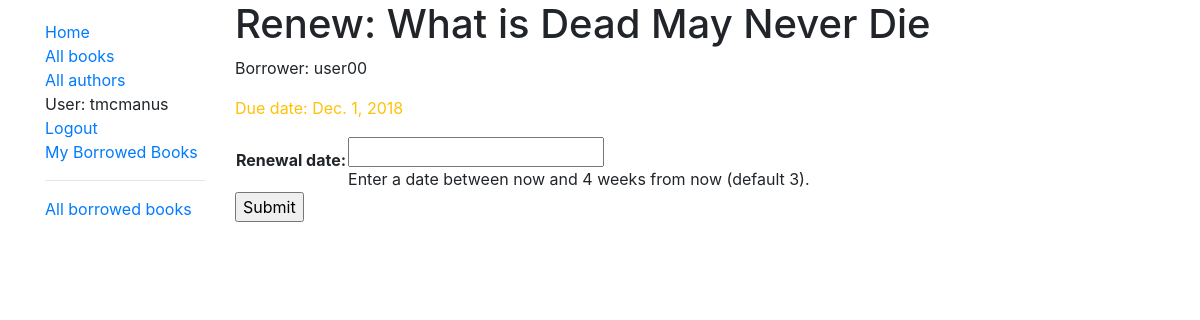
Screenshot of /catalog/book/f769e158-4959-47d1-a60e-b9fcda49081b/renew/ (signed in) with the database file from the repository.
### catalog/models.py (models this page shows, shortened)
class BookInstance(models.Model):
    id = models.UUIDField(primary_key=True, default=uuid.uuid4, help_text='Unique ID for this particular book across whole library')
    book = models.ForeignKey('Book', on_delete=models.SET_NULL, null=True)
    imprint = models.CharField(max_length=200)
    language = models.CharField(max_length=200, default='English')
    due_back = models.DateField(null=True, blank=True)
    borrower = models.ForeignKey(User, on_delete=models.SET_NULL, null=True, blank=True)
    LOAN_STATUS =(
        ('m', 'Maintenance'),
        ('o', 'On loan'),
        ('a', 'Available'),
        ('r', 'Reserved'),
    )
    STATUS_DICT = {
        'm': 'text-danger',
        'o': 'text-warning',
        'a': 'text-success',
        'r': 'text-warning'
    }
    status = models.CharField(
        max_length=1,
        choices=LOAN_STATUS,
        blank=True,
        default='m',
        help_text='Book availability'
    )
    class Meta:
        ordering = ['due_back']
        permissions = (("can_mark_returned", "Set book as returned"), )
    def get_status_text_style(self):
        return self.STATUS_DICT[self.status]

class Book(models.Model):
    title = models.CharField(max_length=200)
    author = models.ForeignKey('Author', on_delete=models.SET_NULL, null=True)
    summary = models.TextField(max_length=1000, help_text="Enter a brief description")
    isbn = models.CharField(
        'ISBN',
        max_length=13,
        help_text='13 Character <a href="https://www.isbn-international.org/content/what-isbn">ISBN number</a>'
    )
    genre = models.ManyToManyField(
        Genre,
        help_text='Select a genre for this book'
    )
    def display_genre(self):
        """
        display genre returns a list of the first 3 genres associated with the book as a single, comma-separated string
        """
        return ', '.join(genre.name for genre in self.genre.all()[:3])
    display_genre.short_description = "Genre"

### catalog/views.py (the view)
# urls.py: path('book/<uuid:pk>/renew/', views.renew_book_librarian, name='renew-book-librarian'),
@permission_required('catalog.can_mark_returned')
def renew_book_librarian(request, pk):
    book_instance = get_object_or_404(BookInstance, pk=pk)
    if request.method == 'POST':
        form = RenewBookModelForm(request.POST)
        if form.is_valid():
            book_instance.due_back = form.cleaned_data['due_back']
            book_instance.save()
            return HttpResponseRedirect(reverse('all-borrowed'))
    else:
        proposed_renewal_date = datetime.date.today() + datetime.timedelta(weeks=3)
        form = RenewBookModelForm(initial={'renewal_date': proposed_renewal_date})
    context = {
        'form': form,
        'book_instance': book_instance
    }
    return render(request, 'catalog/book_renew_librarian.html', context)

### catalog/forms.py (shortened to what this page needs)
class RenewBookModelForm(forms.ModelForm):
    class Meta:
        model = BookInstance
        fields = ['due_back']
        labels = {'due_back': _('Renewal date')}
        help_texts = {'due_back': _('Enter a date between now and 4 weeks from now (default 3).')}

### catalog/templates/catalog/book_renew_librarian.html (shortened to what this page needs)
{% extends "catalog/base_generic.html" %}
{% block content %}
    <h1>Renew: {{ book_instance.book.title }}</h1>
    <p>Borrower: {{ book_instance.borrower }}</p>
    <p class="{{ book_instance.get_status_text_style }}">Due date: {{ book_instance.due_back }}</p>
    <form action="" method="post">
        <table>
            {{ form.as_table }}
        </table>
        <input type="submit", value="Submit">
    </form>
{% endblock %}

### catalog/templates/catalog/base_generic.html (shortened to what this page needs)
<!DOCTYPE html>
<html lang="en">
<head>
    <link rel="stylesheet" href="https://stackpath.bootstrapcdn.com/bootstrap/4.1.3/css/bootstrap.min.css">
    {% load static %}
    <link rel="stylesheet" href="{% static 'css/styles.css' %}">
</head>
<body>
    <div class="container">
        <div class="row">
            <div class="col-sm-2">
                {% block sidebar %}
                <ul class="sidebar-nav">
                    <li><a href="{% url 'index' %}">Home</a></li>
                    <li><a href="{% url 'books' %}">All books</a></li>
                    <li><a href="{% url 'authors' %}">All authors</a></li>
                    {% if user.is_authenticated %}
                        <li>User: {{ user.get_username }}</li>
                        <li><a href="{% url 'logout' %}?next={{ request.path }}">Logout</a></li>
                        <li><a href="{% url 'my-borrowed' %}">My Borrowed Books</a></li>
                        {% if perms.catalog.can_mark_returned %}
                            <hr>
                            <li><a href="{% url 'all-borrowed' %}">All borrowed books</a></li>
                        {% endif %}
                    {% else %}
                        <li><a href="{% url 'login' %}?next={{ request.path }}">Login</a></li>
                    {% endif %}
                </ul>
                {% endblock %}
            </div>
            <div class="col-sm-10">
                {% block content %}
                {% endblock %}
            </div>
        </div>
    </div>
</body>
</html>

### catalog/static/css/styles.css (style rules this page uses)
.sidebar-nav { margin-top: 20px; padding: 0; list-style: none; }

### rows the page displays
BookInstance: book "What is Dead May Never Die", borrower "user00", due_back "Dec. 1, 2018"

### other values shown
{{ user.get_username }} "tmcmanus"
